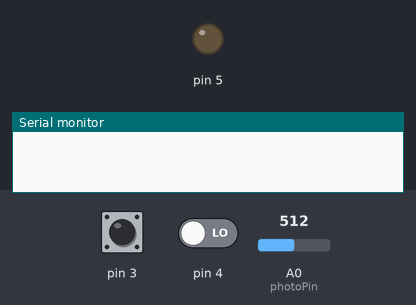
Simulated run of this sketch. Board: Arduino Uno, built with avr-gcc and run on an emulated ATmega328P. Shown: output pins drawn as LEDs (lit = HIGH), the last lines printed to the serial monitor. The test bench sets the inputs (shaded band); at power-on: pin 3 LOW, pin 4 LOW, A0 (photoPin) = 512.

Above: at 1.2 s.
1.3 s: pin 3 pulled HIGH for 0.15 s
At 2.6 s:
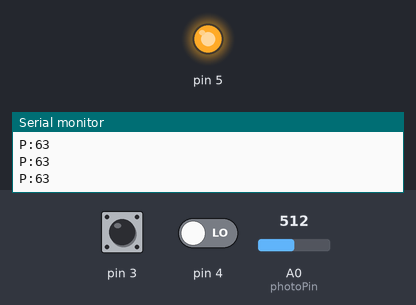
4.5 s: pin 3 pulled HIGH for 1 s
At 4.9 s:
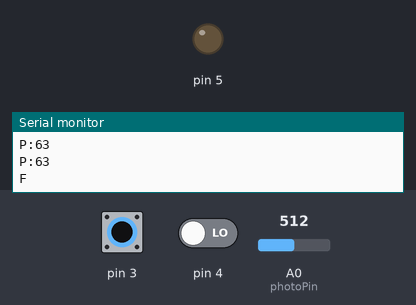
7.0 s: pin 3 pulled HIGH for 3.2 s
At 8.3 s:
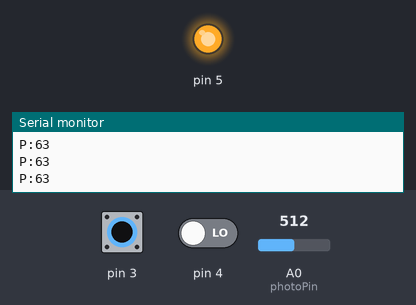
Timing chart, 0 to 10.0 s (numbered marks = the images above; inputs shaded):
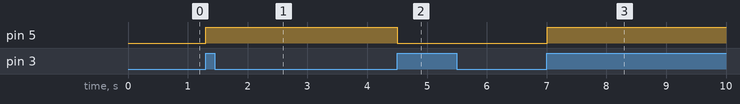

The sketch:

ard2.ino
```cpp
const uint8_t photoPin = A0;
bool photoState = false;
bool prevPhotoState = false;
bool photoActiv = false;
bool button2State = false;
bool prevBut2State = false;
bool timedPress = false;
bool bsent = false;
unsigned long timerStart = 0;
unsigned long timerEnd = 0;

String msg;

void setup() {
  pinMode(3, INPUT);
  pinMode(4, INPUT);
  pinMode(5, OUTPUT);
  Serial.begin(9600);
}

void loop() {
  if ((digitalRead(3)) == HIGH) { //read state of upper pushbutton (for toggling photo resistor)
    photoState = true;
  } else {
    photoState = false;
  }

  if ((digitalRead(4)) == HIGH) { //read state of lower pushbutton (for changing modes)
    button2State = true;
  } else {
    button2State = false;
    bsent = false;
  }

  if ((photoState) and (not(prevPhotoState))) {
    if (not(photoActiv)) {  //start activating the photo resistor
      Serial.println("O");
      photoActiv = true;
      digitalWrite(5, HIGH);
    } else {  //deactivate photoresistor
      Serial.println("F");
      photoActiv = false;
      digitalWrite(5, LOW);
    }
  }
  prevPhotoState = photoState;

  //if user presses lower pushbutton for less than 1.5 secs, send a 'C' to serial (represents changing between standard/chord playing mode, or finish chord building)
  //if user presses lower pusshbutton for more than 1.5 secs, send a 'B' to serial (represents changing to chord key assigning/building modes)
  if ((button2State) and (not(prevBut2State))) {
    timerStart = millis();
  } else if (not (button2State) and (prevBut2State)) {
    timerEnd = millis();
    if ((timerEnd - timerStart) < 1500) {
      Serial.println("C");
    }
  } else if ((button2State) and ((millis() - timerStart) >= 1500) and (not(bsent))) {
    Serial.println("B");
    bsent = true;
  }

  prevBut2State = button2State;

  if (photoActiv) { //then send photoresistor reading, mapped to 127 for accordance with MIDI ControlChange
    int photoVal = analogRead(photoPin);
    int photoValMidi = map(photoVal, 0, 1023, 0, 127);
    msg = String("P:" + String(photoValMidi));
    Serial.println(msg);
  }

  delay(10);

}
```

Measured:
- after the input at 1.3 s, pin 5: LOW → HIGH at once
- after the input at 4.5 s, pin 5: HIGH → LOW at once
- after the input at 7.0 s, pin 5: LOW → HIGH at once
